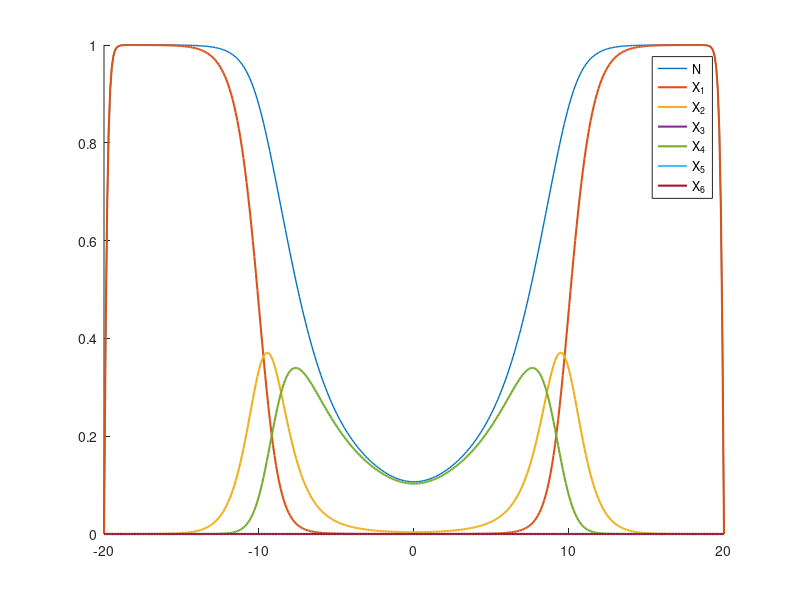

Source code (MATLAB): (Note: this script raises an error after producing the figure.)
% function data=finitedifference1d(D,beta)
D=0.1;beta=5;
dx=0.1;dt=.01;
x=-20:dx:20;t=0:dt:100;
s=1;ss=0;
X1=zeros(length(t),length(x));
X2=zeros(length(t),length(x));
X3=zeros(length(t),length(x));
X4=zeros(length(t),length(x));
X5=zeros(length(t),length(x));
X6=zeros(length(t),length(x));


%initial condition
N0=1;
xx=x>=-5 & x<=5;
X1(1,:)=N0-0.8*N0*xx;
X2(1,:)=0.8*N0*xx;


%boundary condition
X1(:,1)=0;
X1(:,end)=0;

for n=2:length(t)
    N=X1(n-1,2:end-1)+X2(n-1,2:end-1)+X3(n-1,2:end-1)+X4(n-1,2:end-1)+X5(n-1,2:end-1)+X6(n-1,2:end-1);
%     N(N==0)=1;
    lambda = (1 - beta) * N + beta;
    X1(n,2:end-1)=X1(n-1,2:end-1)+dt/(dx)^2*D*(X1(n-1,3:end)-2*X1(n-1,2:end-1)+X1(n-1,1:end-2))+ ...
        dt*(lambda./N.*(X1(n-1,2:end-1).*(X1(n-1,2:end-1)+(X2(n-1,2:end-1)*1/4+X3(n-1,2:end-1)*1/2)*(1-s)*(1+(1-ss)^2))+ ...
        (1-s)^2*(1-ss)^2*(X2(n-1,2:end-1)*1/4+X3(n-1,2:end-1)*1/2).^2)-N.*X1(n-1,2:end-1));
    X2(n,2:end-1)=X2(n-1,2:end-1)+dt/(dx)^2*D*(X2(n-1,3:end)-2*X2(n-1,2:end-1)+X2(n-1,1:end-2))+ ...
        dt*(lambda./N.*(X1(n-1,2:end-1).*(X2(n-1,2:end-1)*(1/4*(1+s)*(1-ss)+1/4*(1+s)+1/2*(1-s)*ss*(1-ss))+ ...
        X3(n-1,2:end-1)*(1/2*s*(1-ss)+1/2*s+(1-s)*ss*(1-ss))+X4(n-1,2:end-1)+X5(n-1,2:end-1)*1/2*(1+s)+X6(n-1,2:end-1)*s)+...
        (1-s)*(1-ss)*X2(n-1,2:end-1).*(X2(n-1,2:end-1)*(1/4*(1+s)+1/4*(1-s)*ss)+ ...
        X3(n-1,2:end-1)*(1/2*(1+2*s)+(1-s)*ss)+X4(n-1,2:end-1)*1/4+X5(n-1,2:end-1)*(1/4*(1+s)+1/4*(1-s)*ss)+ ...
        X6(n-1,2:end-1)*(1/4*(1+2*s)+1/2*(1-s)*ss)))-N.*X2(n-1,2:end-1));
    X3(n,2:end-1)=X3(n-1,2:end-1)+dt/(dx)^2*D*(X3(n-1,3:end)-2*X3(n-1,2:end-1)+X3(n-1,1:end-2))+ ...
        dt*((1-s)*lambda./N.*(X1(n-1,2:end-1).*(X2(n-1,2:end-1)*(1/4*(1-ss)^2+1/4)+ ...
        X3(n-1,2:end-1)*(1/2*(1-ss)^2+1/2)+X5(n-1,2:end-1)*1/2+X6(n-1,2:end-1))+...
        (1-s)*(1-ss)^2*X2(n-1,2:end-1).*(X2(n-1,2:end-1)*1/8+X3(n-1,2:end-1)*1/2+X5(n-1,2:end-1)*1/8+X6(n-1,2:end-1)*1/4)+ ...
        (1-s)*(1-ss)^2*X3(n-1,2:end-1).*(X3(n-1,2:end-1)*1/2+X5(n-1,2:end-1)*1/4+X6(n-1,2:end-1)*1/2))-N.*X3(n-1,2:end-1));
    X4(n,2:end-1)=X4(n-1,2:end-1)+dt/(dx)^2*D*(X4(n-1,3:end)-2*X4(n-1,2:end-1)+X4(n-1,1:end-2))+ ...
        dt*(lambda./N.*X2(n-1,2:end-1).*(X2(n-1,2:end-1)/16*(1+s+(1-s)*ss)^2+ ...
        X3(n-1,2:end-1)*(1/4*(1+2*s)*(1-s)*ss+1/4*s*(1+s)+1/4*(1-s)^2*ss^2)+ ...
        X4(n-1,2:end-1)*1/4*(1+s+(1-s)*ss)+X5(n-1,2:end-1)*1/8*(1+s+(1-s)*ss)^2+ ...
        X6(n-1,2:end-1)*(1/4*(1+2*s)*(1-s)*ss+1/4*s*(1+s)+1/4*(1-s)^2*ss^2)+ ...
        X3(n-1,2:end-1).*(X3(n-1,2:end-1)*1/4*(s+(1-s)*ss)^2+X4(n-1,2:end-1)*1/2*(s+(1-s)*ss)+ ...
        X5(n-1,2:end-1)*(1/4*(1+2*s)*(1-s)*ss+1/4*s*(1+s)+1/4*(1-s)^2*ss^2)+X6(n-1,2:end-1)*1/2*(s+(1-s)*ss)^2))-N.*X4(n-1,2:end-1));
    X5(n,2:end-1)=X5(n-1,2:end-1)+dt/(dx)^2*D*(X5(n-1,3:end)-2*X5(n-1,2:end-1)+X5(n-1,1:end-2))+ ...
        dt*((1-s)*(1-ss)*lambda./N.*(X2(n-1,2:end-1).*(X2(n-1,2:end-1)*(1/8*(1-s)*ss+1/8*(1+s))+ ...
        X3(n-1,2:end-1)*(1/2*(1-s)*ss+1/4*(1+2*s))+X4(n-1,2:end-1)*1/4+X5(n-1,2:end-1)*(1/4*(1+s)+1/4*(1-s)*ss)+ ...
        X6(n-1,2:end-1)*(1/4*(1+2*s)+1/2*(1-s)*ss))+ ...
        X3(n-1,2:end-1).*(X3(n-1,2:end-1)*(1/2*(1-s)*ss+1/2*s)+X4(n-1,2:end-1)*1/2+X5(n-1,2:end-1)*(1/4*(1+2*s)+1/2*(1-s)*ss)+ ...
        X6(n-1,2:end-1)*(s+(1-s)*ss)))-N.*X5(n-1,2:end-1));
    X6(n,2:end-1)=X6(n-1,2:end-1)+dt/(dx)^2*D*(X6(n-1,3:end)-2*X6(n-1,2:end-1)+X6(n-1,1:end-2))+ ...
        dt*((1-s)^2*(1-ss)^2*lambda./N.*(X2(n-1,2:end-1).*(X2(n-1,2:end-1)/16+X3(n-1,2:end-1)/8+X5(n-1,2:end-1)/8+ ...
        X6(n-1,2:end-1)/4)+X3(n-1,2:end-1).*(X3(n-1,2:end-1)/4+X5(n-1,2:end-1)/4+X6(n-1,2:end-1)/2))-N.*X6(n-1,2:end-1));
end

figure
t=50;
hold on
H2b=plot(x,X1(t/dt,:)+X2(t/dt,:)+X3(t/dt,:)+X4(t/dt,:)+X5(t/dt,:)+X6(t/dt,:),'LineWidth',1)
plot(x,X1(t/dt,:),'LineWidth',1.5)
plot(x,X2(t/dt,:),'LineWidth',1.5)
plot(x,X3(t/dt,:),'LineWidth',1.5)
plot(x,X4(t/dt,:),'LineWidth',1.5)
plot(x,X5(t/dt,:),'LineWidth',1.5)
plot(x,X6(t/dt,:),'LineWidth',1.5)
lgd=legend('N','X_{1}','X_{2}','X_{3}','X_{4}','X_{5}','X_{6}')
lgd.FontSize=9;
xlabel('x-position','FontSize',10)
ylabel('Genotype Frequency','FontSize',10)
saveas(H2b,'fig_2b.jpg')

q=(X2/2+X3/2+X4+X5+X6)./(X1+X2+X3+X4+X5+X6);
figure
hold on
H2a=plot(x,q(1,:),'LineWidth',1.5)
plot(x,q(10/dt,:),'LineWidth',1.5)
plot(x,q(20/dt,:),'LineWidth',1.5)
plot(x,q(30/dt,:),'LineWidth',1.5)
plot(x,q(40/dt,:),'LineWidth',1.5)
plot(x,q(50/dt,:),'LineWidth',1.5)
lgd=legend('t=0','t=10','t=20','t=30','t=40','t=50')
lgd.FontSize=10;
xlabel('x-position','FontSize',10)
ylabel('Drive alle Frequency','FontSize',10)
saveas(H2a,'fig_2a.jpg')